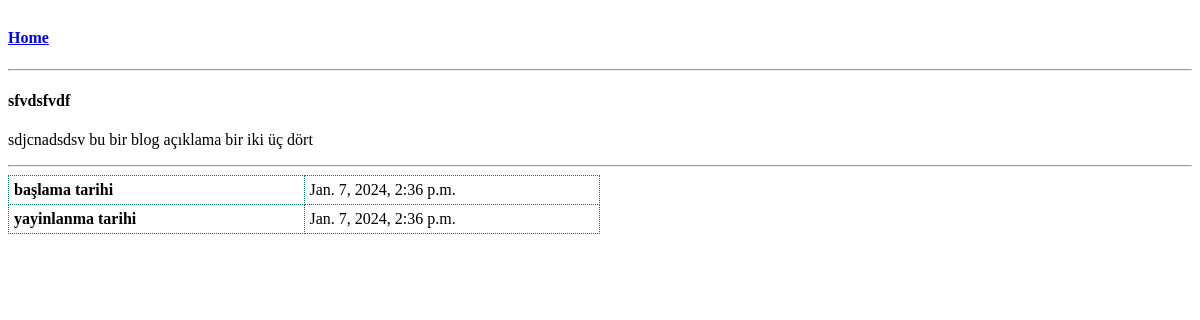
Screenshot of /content/sfvdsfvdf with the database file from the repository.
### BlogApp/models.py (models this page shows, shortened)
class Blog(models.Model):
    slug = models.SlugField(null=False,unique=True,db_index=True,editable=False)
    title = models.CharField(max_length=150, null=False)
    desc = RichTextField(null=False)
    start_datetime = models.DateTimeField(null=False)
    publish_datetime = models.DateTimeField(null=False)
    is_active = models.BooleanField(default=False)
    tags = models.ManyToManyField(Tags)

### BlogApp/views.py (the view)
# urls.py: path("content/<slug:slug>", views.blog, name="content"),
def blog(request, slug):
    blog = Blog.objects.get(slug=slug)
    return render(request,"BlogApp/content.html",{
        "blog":blog
    })

### templates/BlogApp/content.html (shortened to what this page needs)
{% extends 'BlogApp/index.html' %}
{% block content %}
<span>
    <h4><a href="{% url 'index' %}">Home</a></h4>
</span>
<hr>
<div>
    <h4><strong> {{ blog.title }} </strong></h4>
    <p>
        {{ blog.desc|safe }}
    </p>
</div>
<hr>
<div>
    <table>
        <tr>
            <td><strong>
                    başlama tarihi
            </strong></td>
            <td>
                {{ blog.start_datetime }}
            </td>
        </tr>
        <tr>
            <td><strong>
                    yayinlanma tarihi
            </strong></td>
            <td>
                {{ blog.publish_datetime }}
            </td>
        </tr>
    </table>
</div>
{% endblock %}

### static/css/style.css (style rules this page uses)
table, tr, td { width: 50%; border: 1px dotted rgb(0, 128, 74); border-collapse: collapse; padding: 5px; }

### rows the page displays
Blog: title "sfvdsfvdf", desc "sdjcnadsdsv bu bir blog açıklama bir iki üç dört", start_datetime "Jan. 7, 2024, 2:36 p.m.", publish_datetime "Jan. 7, 2024, 2:36 p.m."
